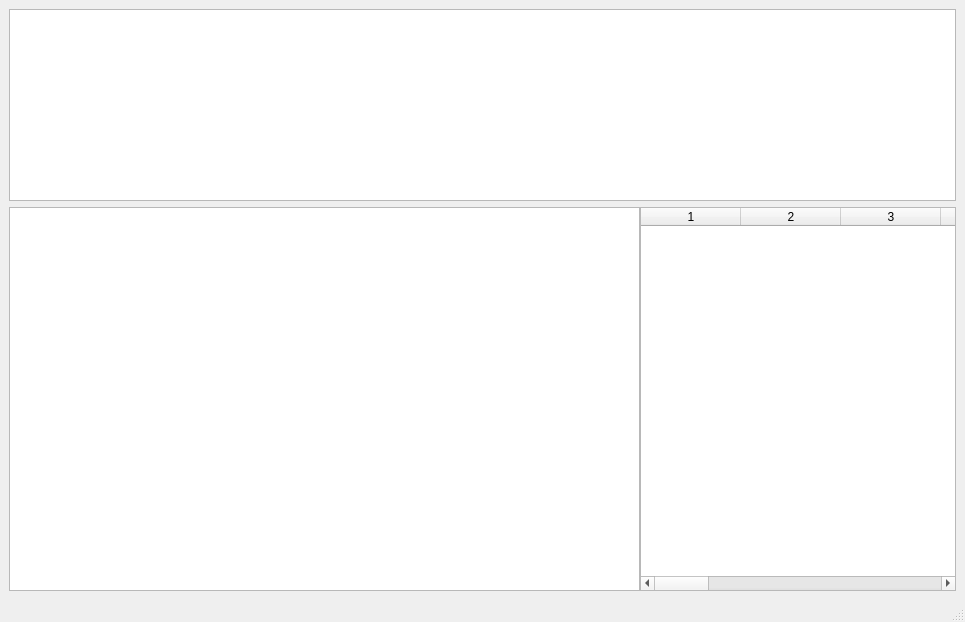
<?xml version="1.0" encoding="UTF-8"?>
<ui version="4.0">
 <class>MainWindow</class>
 <widget class="QMainWindow" name="MainWindow">
  <property name="geometry">
   <rect>
    <x>0</x>
    <y>0</y>
    <width>965</width>
    <height>622</height>
   </rect>
  </property>
  <property name="windowTitle">
   <string>MainWindow</string>
  </property>
  <widget class="QWidget" name="centralwidget">
   <layout class="QGridLayout" name="gridLayout">
    <item row="0" column="0">
     <widget class="QTreeWidget" name="info">
      <attribute name="headerVisible">
       <bool>false</bool>
      </attribute>
      <column>
       <property name="text">
        <string notr="true">1</string>
       </property>
      </column>
     </widget>
    </item>
    <item row="1" column="0">
     <widget class="QSplitter" name="splitter">
      <property name="sizePolicy">
       <sizepolicy hsizetype="Preferred" vsizetype="Preferred">
        <horstretch>0</horstretch>
        <verstretch>10</verstretch>
       </sizepolicy>
      </property>
      <property name="orientation">
       <enum>Qt::Horizontal</enum>
      </property>
      <property name="handleWidth">
       <number>0</number>
      </property>
      <widget class="QTableWidget" name="fig">
       <property name="enabled">
        <bool>true</bool>
       </property>
       <property name="sizePolicy">
        <sizepolicy hsizetype="Fixed" vsizetype="Fixed">
         <horstretch>2</horstretch>
         <verstretch>0</verstretch>
        </sizepolicy>
       </property>
      </widget>
      <widget class="QTableWidget" name="data">
       <property name="sizePolicy">
        <sizepolicy hsizetype="Expanding" vsizetype="Expanding">
         <horstretch>1</horstretch>
         <verstretch>1</verstretch>
        </sizepolicy>
       </property>
       <property name="sizeAdjustPolicy">
        <enum>QAbstractScrollArea::AdjustIgnored</enum>
       </property>
       <property name="showGrid">
        <bool>false</bool>
       </property>
       <property name="rowCount">
        <number>0</number>
       </property>
       <property name="columnCount">
        <number>16</number>
       </property>
       <column/>
       <column/>
       <column/>
       <column/>
       <column/>
       <column/>
       <column/>
       <column/>
       <column/>
       <column/>
       <column/>
       <column/>
       <column/>
       <column/>
       <column/>
       <column/>
      </widget>
     </widget>
    </item>
   </layout>
  </widget>
  <widget class="QMenuBar" name="menubar">
   <property name="geometry">
    <rect>
     <x>0</x>
     <y>0</y>
     <width>965</width>
     <height>36</height>
    </rect>
   </property>
  </widget>
  <widget class="QStatusBar" name="statusbar"/>
 </widget>
 <resources/>
 <connections/>
</ui>
